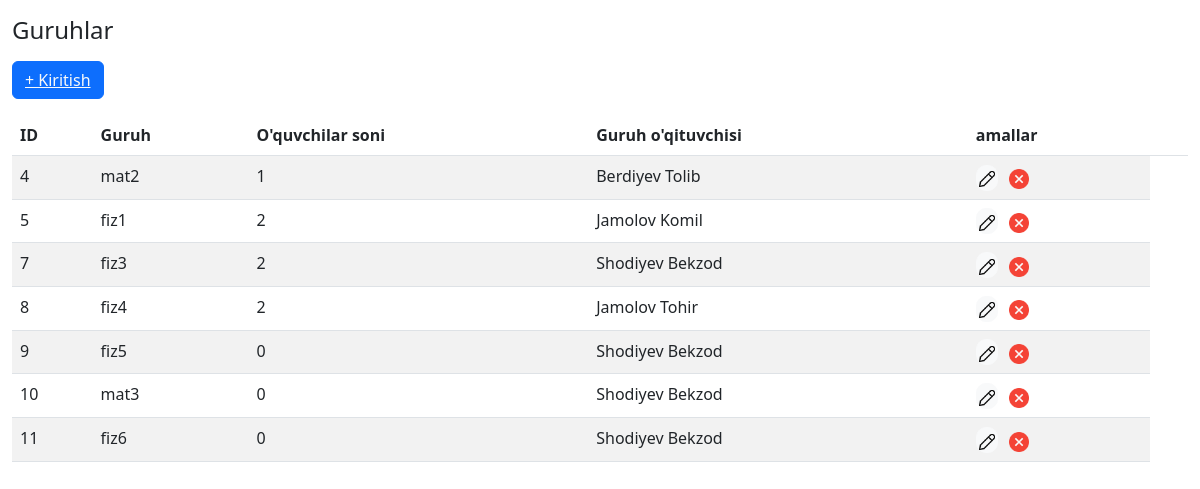
Page /guruhlar.php on the committed database.
### tables this page shows
CREATE TABLE `guruhlar` (
  `id` int(100) NOT NULL AUTO_INCREMENT,
  `guruhid` varchar(10) DEFAULT NULL,
  `peopls` int(11) DEFAULT NULL,
  `teacher` varchar(40) DEFAULT NULL,
  UNIQUE KEY `id` (`id`)
);

### guruhlar.php (the view, shortened to what this page needs)
<?php
include 'connection.php';
$sql = 'select * from guruhlar';
$result = mysqli_query($con,$sql);
?>
<!DOCTYPE html>
<html>
<head>
	<link rel="stylesheet" type="text/css" href="./vendor/bootstrap/css/bootstrap.min.css">
</head>
<body>
<div class="container-fluid my-3">
	<h4>Guruhlar</h4>
	<div class="my-3">
	<button type="button" class="btn btn-primary" data-bs-toggle="modal" data-bs-target="#staticBackdrop">
		<a href="./components/crudguruhlar/insert.php" class="text-light">
 		 + Kiritish
		</a>
	</button>
	</div>
<table class="table table-striped" >
  <thead>
    <tr>
      <th scope="col">ID</th>
      <th scope="col">Guruh</th>
      <th scope="col">O'quvchilar soni</th>
      <th scope="col">Guruh o'qituvchisi</th>
      <th scope="col">amallar</th>
      <th></th>
    </tr>
  </thead>
  <tbody>
  	<?php
   	while ($f = mysqli_fetch_assoc($result)){
   	echo '
   	<tr>
  	<td>'.$f['id'].'</td>
  	<td>'.$f['guruhid'].'</td>
  	<td>'.$f['peopls'].'</td>
  	<td>'.$f['teacher'].'</td>
  	<td>
  	<button type="button" class="btn btn-light" data-bs-toggle="modal" data-bs-target="#staticBackdrop" style="border-radius:10px; padding:0; margin-right:10px;"><a href="./components/crudguruhlar/update.php?id='.$f['id'].'">
  <img src="./images/edit.png" width="20" style="margin: 0;"></a>
</buttoan>
<button type="button" class="btn" data-bs-toggle="modal" data-bs-target="#staticBackdrop" style="border-radius: 10px;padding:0; margin: 0;"><a href="./components/crudguruhlar/del.php?id='.$f['id'].'">
  <img src="./images/remove.png" width="20" style="margin: 0;"></a>
</button>
  	</td>
  	</tr>';
  	}
  	?>
  </tbody>
</table>
</div>
</body>
</html>

### rows in the picture
guruhlar: id "4", guruhid "mat2", peopls "1", teacher "Berdiyev Tolib"
guruhlar: id "5", guruhid "fiz1", peopls "2", teacher "Jamolov Komil"
guruhlar: id "7", guruhid "fiz3", peopls "2", teacher "Shodiyev Bekzod"
guruhlar: id "8", guruhid "fiz4", peopls "2", teacher "Jamolov Tohir"
guruhlar: id "9", guruhid "fiz5", peopls "0", teacher "Shodiyev Bekzod"
guruhlar: id "10", guruhid "mat3", peopls "0", teacher "Shodiyev Bekzod"
guruhlar: id "11", guruhid "fiz6", peopls "0", teacher "Shodiyev Bekzod"
